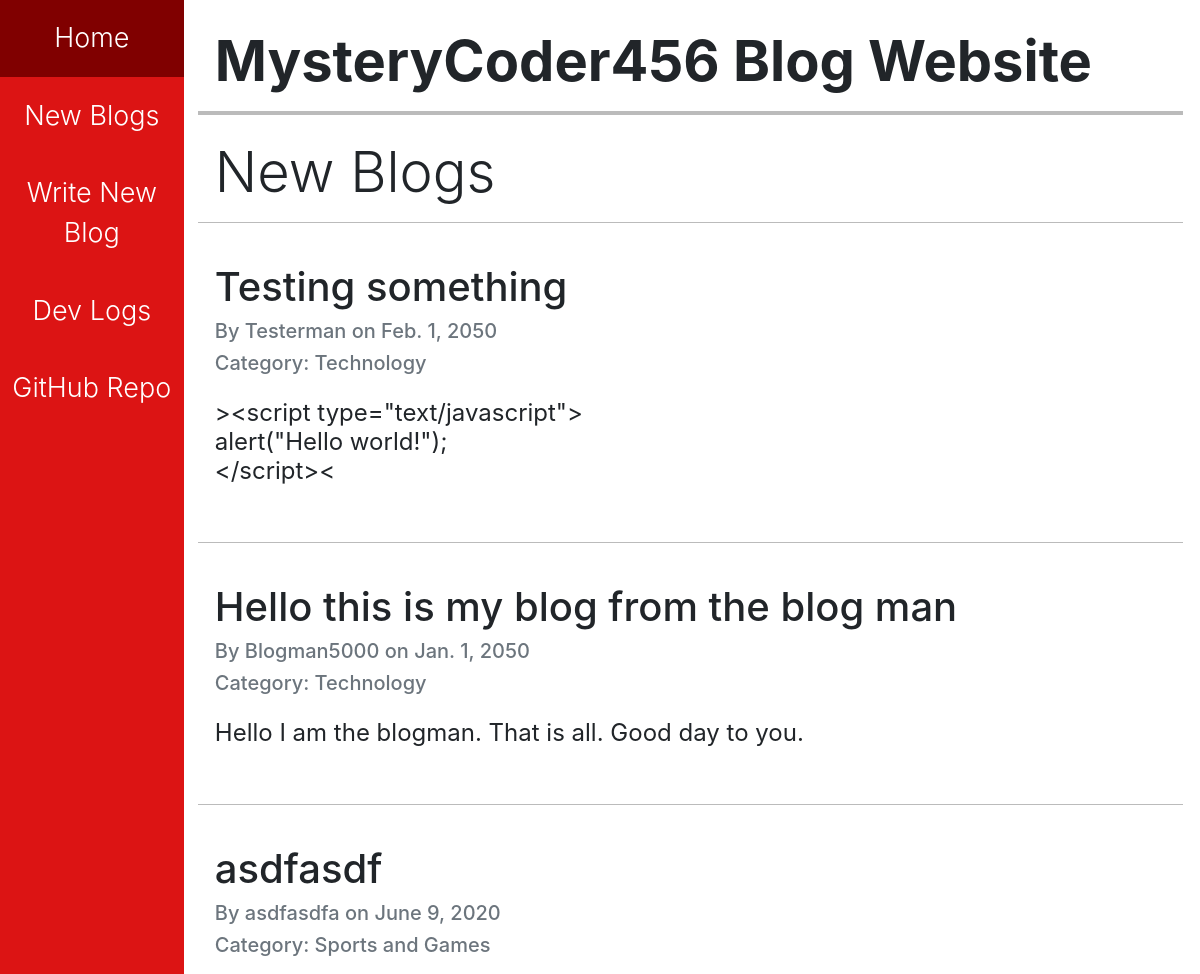
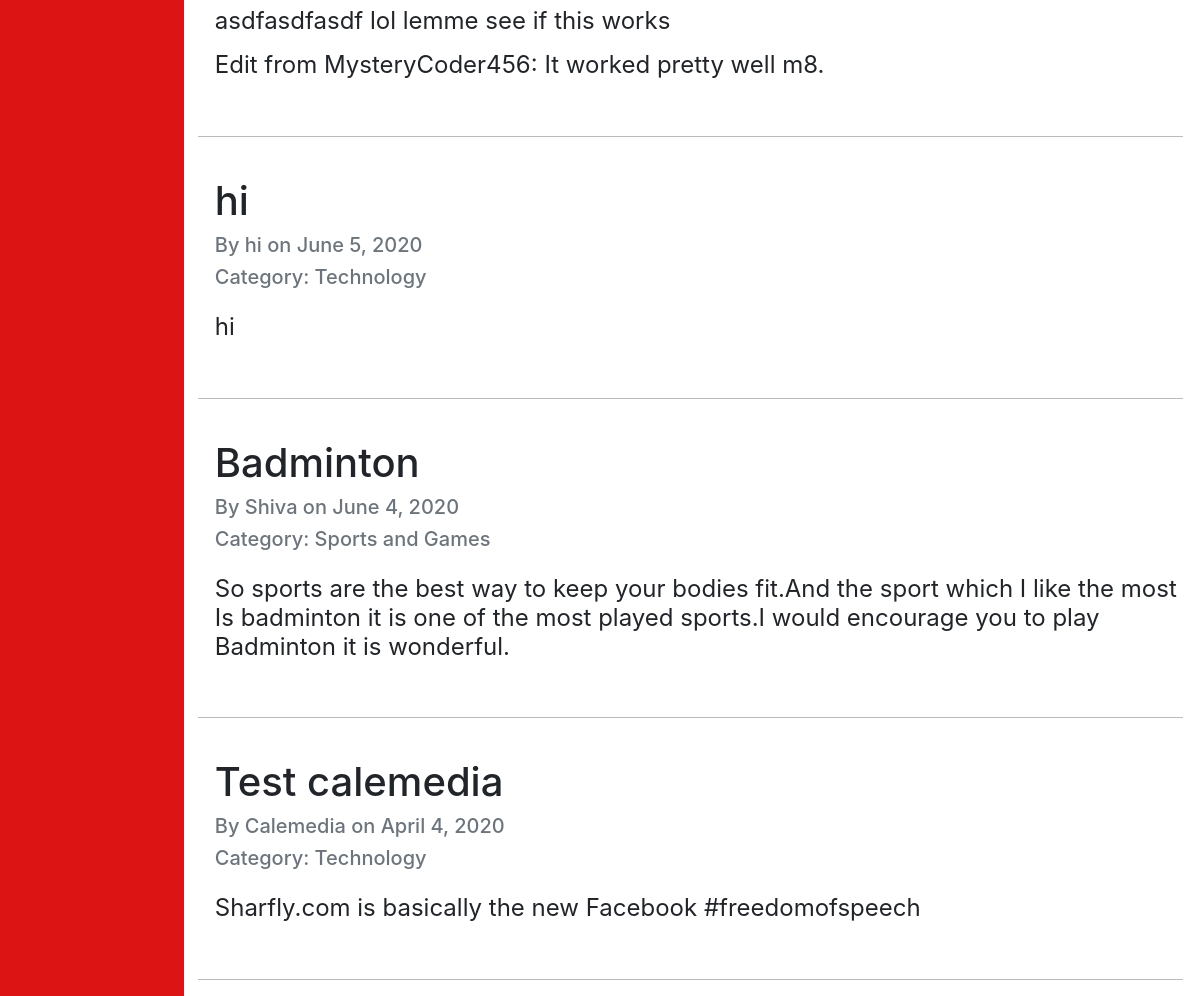
The app's page /blogs/ with its own data (2 pictures, top to bottom).
### blog/models.py (models this page shows, shortened)
class Blog(models.Model):
    blog_list = models.ForeignKey(BlogList, on_delete=models.CASCADE)
    title = models.CharField(max_length=100)
    author = models.CharField(max_length=50)
    creation_date = models.DateField()
    content = models.TextField(
        max_length=500,
        blank=True,
        validators=[MaxLengthValidator(500)]
    )

class BlogList(models.Model):
    name = models.CharField(max_length=50)

### blog/views.py (the view)
# urls.py: path("blogs/", views.blogs, name="new_blogs"),
def blogs(request):
    all_blogs = []
    for blog_list in BlogList.objects.all():
        if blog_list.name != "Dev Logs":
            all_blogs.extend(blog_list.blog_set.all())
    all_blogs.sort(key=lambda blog: blog.creation_date, reverse=True)
    return render(request, "blog/blogs.html", {"blog_set": all_blogs})

### blog/templates/blog/blogs.html (shortened to what this page needs)
{% extends 'blog/base.html' %}
{% block heading %}
    New Blogs
{% endblock %}
{% block main %}
    {% for blog in blog_set %}
        <hr style="height: 1px;">
        <br>
        <h1>{{blog.title}}</h1>
        <div class="pb-3" style="line-height: 0.1rem;">
            <h5 class="text-muted">By {{blog.author}} on {{blog.creation_date}}</h5>
            <h5 class="text-muted">Category: {{blog.blog_list.name}}</h5>
        </div>
        <h4 class="font-weight-normal">{{blog.content|linebreaks}}</h4>
        <br>
    {% endfor %}
    <hr style="height: 1px;">
{% endblock %}

### blog/static/blog/styles.css (style rules this page uses)
html { font-family: Montserrat, Helvetica, Arial; }
hr { position: relative; left: -17px; background-color: #BBBBBB; border: none; width: 100%; }

### records on screen
Blog: title "Testing something", author "Testerman", creation_date "Feb. 1, 2050", blog_list.name "Technology", content "><script type=\"text/javascript\"> alert(\"Hello world!\"); </script><"
Blog: title "Hello this is my blog from the blog man", author "Blogman5000", creation_date "Jan. 1, 2050", blog_list.name "Technology", content "Hello I am the blogman. That is all. Good day to you."
Blog: title "asdfasdf", author "asdfasdfa", creation_date "June 9, 2020", blog_list.name "Sports and Games", content "asdfasdfasdf lol lemme see if this works Edit from MysteryCoder456: It worked pretty well m8."
Blog: title "hi", author "hi", creation_date "June 5, 2020", blog_list.name "Technology", content "hi"
Blog: title "Badminton", author "Shiva", creation_date "June 4, 2020", blog_list.name "Sports and Games", content "So sports are the best way to keep your bodies fit.And the sport which I like the most Is badminton it is one of the most played sports.I would encourage you to play Badminton it is wonderful."
Blog: title "Test calemedia", author "Calemedia", creation_date "April 4, 2020", blog_list.name "Technology", content "Sharfly.com is basically the new Facebook #freedomofspeech"
